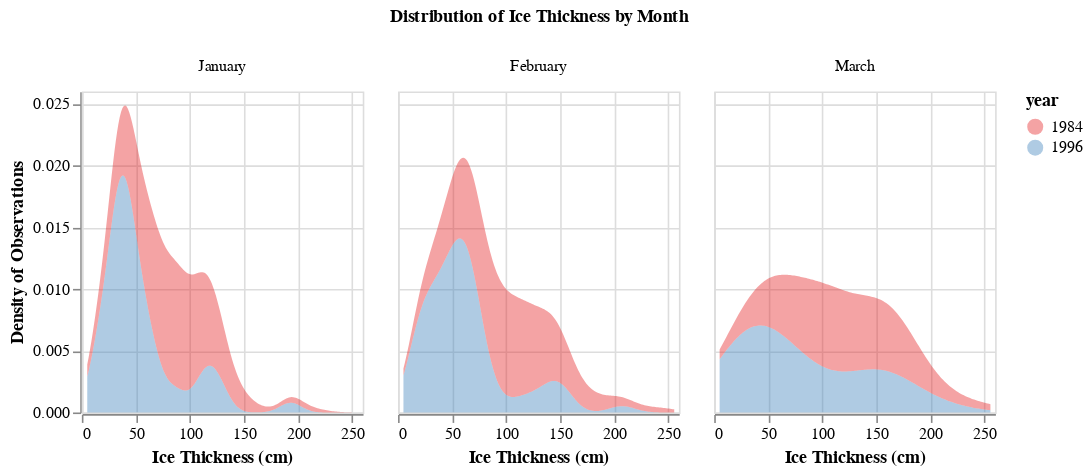

The code cell stored with this chart in its notebook:
### Markdown cell above
#### Exploring distributions in key months

Looking at the below figures, we have the distribution of ice thickness observations (monthly station averages) for the 1984 (red) and 1996 (blue). The three charts shows these distributions for each of January, February and March separately. We do this because we are curious as to whether the difference in median thickness of ice is subject to a certain month or whether this difference is present through all months. We can see that 1984 distribution has more mass to the right of the 1996, meaning more observations that record thicker ice. The pattern is present for all three months, however, January shows the sharpest example of this whereas the effect is less prominent in March.

### Code cell
df_density = df.query('(year in [1984,1996]) & (month in [1,2,3])')
month_names = {1: "January", 2:"February", 3:"March"}
df_density = df_density.replace({"month":month_names})
    
    # create figure
density = (alt.Chart(df_density)
        .transform_density(
            'mean_ice_thickness',
            groupby = ['year', 'month'],
            as_=['mean_ice_thickness','density']
        )
        .mark_area(opacity=0.4).encode(
           x=alt.X('mean_ice_thickness:Q', title="Ice Thickness (cm)"),
           y=alt.Y('density:Q', title="Density of Observations"),
           color=alt.Color('year:O', scale=alt.Scale(scheme="set1")))
        .properties(height=200, width=175)
        .facet(column=alt.Row("month",
                              title='Distribution of Ice Thickness by Month',
                              sort=['January','February','March']), 
               background='white'))
density

### Figure 1 — Vega-Lite specification as saved in the notebook (floating-point values rounded to 4 significant figures; data arrays with more than 128 entries replaced by an {"elided": "..."} marker saying what was removed)
{"config": {"view": {"continuousWidth": 400, "continuousHeight": 300}}, "data": {"name": "data-4dee04e11360e9e009a2b0f6f32fe475"}, "facet": {"column": {"type": "nominal", "field": "month", "sort": ["January", "February", "March"], "title": "Distribution of Ice Thickness by Month"}}, "spec": {"mark": {"type": "area", "opacity": 0.4}, "encoding": {"color": {"type": "ordinal", "field": "year", "scale": {"scheme": "set1"}}, "x": {"type": "quantitative", "field": "mean_ice_thickness", "title": "Ice Thickness (cm)"}, "y": {"type": "quantitative", "field": "density", "title": "Density of Observations"}}, "height": 200, "transform": [{"density": "mean_ice_thickness", "groupby": ["year", "month"], "as": ["mean_ice_thickness", "density"]}], "width": 175}, "background": "white", "$schema": "https://vega.github.io/schema/vega-lite/v4.8.1.json", "datasets": {"data-4dee04e11360e9e009a2b0f6f32fe475": {"elided": "296 records"}}}
